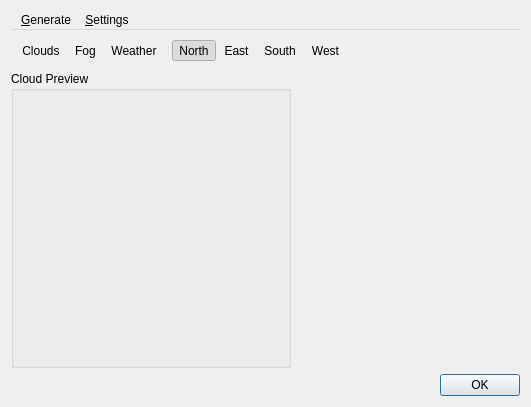
<?xml version="1.0" encoding="UTF-8"?>
<ui version="4.0">
 <class>CSkyDialog</class>
 <widget class="QDialog" name="CSkyDialog">
  <property name="geometry">
   <rect>
    <x>0</x>
    <y>0</y>
    <width>531</width>
    <height>338</height>
   </rect>
  </property>
  <property name="windowTitle">
   <string>Sky</string>
  </property>
  <layout class="QVBoxLayout" name="verticalLayout">
   <item>
    <widget class="QMenuBar" name="m_menuBar">
     <widget class="QMenu" name="m_menuGenerate">
      <property name="title">
       <string>&amp;Generate</string>
      </property>
      <addaction name="actionSkyCloudsMenu"/>
     </widget>
     <widget class="QMenu" name="m_menuSettings">
      <property name="title">
       <string>&amp;Settings</string>
      </property>
      <addaction name="actionSkyFogMenu"/>
     </widget>
     <addaction name="m_menuGenerate"/>
     <addaction name="m_menuSettings"/>
    </widget>
   </item>
   <item>
    <widget class="QToolBar" name="m_toolBar">
     <property name="iconSize">
      <size>
       <width>24</width>
       <height>24</height>
      </size>
     </property>
     <property name="floatable">
      <bool>false</bool>
     </property>
     <addaction name="actionSkyClouds"/>
     <addaction name="actionSkyFog"/>
     <addaction name="actionSkyWeather"/>
     <addaction name="separator"/>
     <addaction name="actionSkyNorth"/>
     <addaction name="actionSkyEast"/>
     <addaction name="actionSkySouth"/>
     <addaction name="actionSkyWest"/>
    </widget>
   </item>
   <item>
    <layout class="QHBoxLayout" name="horizontalLayout_2">
     <item>
      <widget class="QGroupBox" name="groupBox">
       <property name="sizePolicy">
        <sizepolicy hsizetype="Preferred" vsizetype="Expanding">
         <horstretch>0</horstretch>
         <verstretch>0</verstretch>
        </sizepolicy>
       </property>
       <property name="title">
        <string>Cloud Preview</string>
       </property>
       <layout class="QHBoxLayout" name="horizontalLayout_3">
        <item>
         <widget class="QLabel" name="m_previewFrame">
          <property name="sizePolicy">
           <sizepolicy hsizetype="Fixed" vsizetype="Fixed">
            <horstretch>0</horstretch>
            <verstretch>0</verstretch>
           </sizepolicy>
          </property>
          <property name="minimumSize">
           <size>
            <width>256</width>
            <height>256</height>
           </size>
          </property>
          <property name="maximumSize">
           <size>
            <width>256</width>
            <height>256</height>
           </size>
          </property>
          <property name="frameShape">
           <enum>QFrame::NoFrame</enum>
          </property>
         </widget>
        </item>
       </layout>
      </widget>
     </item>
     <item>
      <widget class="ReflectedPropertyControl" name="m_propWnd" native="true">
       <property name="sizePolicy">
        <sizepolicy hsizetype="Preferred" vsizetype="Expanding">
         <horstretch>0</horstretch>
         <verstretch>0</verstretch>
        </sizepolicy>
       </property>
      </widget>
     </item>
    </layout>
   </item>
   <item>
    <layout class="QHBoxLayout" name="horizontalLayout">
     <item>
      <widget class="QLabel" name="m_genStatus">
       <property name="text">
        <string/>
       </property>
       <property name="alignment">
        <set>Qt::AlignLeading|Qt::AlignLeft|Qt::AlignTop</set>
       </property>
      </widget>
     </item>
     <item>
      <widget class="QDialogButtonBox" name="buttonBox">
       <property name="standardButtons">
        <set>QDialogButtonBox::Ok</set>
       </property>
      </widget>
     </item>
    </layout>
   </item>
  </layout>
  <action name="actionSkyCloudsMenu">
   <property name="text">
    <string>&amp;Clouds...</string>
   </property>
  </action>
  <action name="actionSkyFogMenu">
   <property name="text">
    <string>Fog...</string>
   </property>
  </action>
  <action name="actionSkyClouds">
   <property name="icon">
    <iconset>
     <normaloff>:/SkyDialog/bmp00007_0.png</normaloff>:/SkyDialog/bmp00007_0.png</iconset>
   </property>
   <property name="text">
    <string>Clouds</string>
   </property>
   <property name="toolTip">
    <string>Generate clouds</string>
   </property>
  </action>
  <action name="actionSkyFog">
   <property name="icon">
    <iconset>
     <normaloff>:/SkyDialog/bmp00007_1.png</normaloff>:/SkyDialog/bmp00007_1.png</iconset>
   </property>
   <property name="text">
    <string>Fog</string>
   </property>
   <property name="toolTip">
    <string>Fog</string>
   </property>
  </action>
  <action name="actionSkyWeather">
   <property name="icon">
    <iconset>
     <normaloff>:/SkyDialog/bmp00007_2.png</normaloff>:/SkyDialog/bmp00007_2.png</iconset>
   </property>
   <property name="text">
    <string>Weather</string>
   </property>
   <property name="toolTip">
    <string>Modify weather settings</string>
   </property>
  </action>
  <actiongroup name="directionActionGroup">
   <action name="actionSkyNorth">
    <property name="checkable">
     <bool>true</bool>
    </property>
    <property name="checked">
     <bool>true</bool>
    </property>
    <property name="icon">
     <iconset>
      <normaloff>:/SkyDialog/bmp00007_3.png</normaloff>:/SkyDialog/bmp00007_3.png</iconset>
    </property>
    <property name="text">
     <string>North</string>
    </property>
    <property name="toolTip">
     <string>Change preview direction to North</string>
    </property>
   </action>
   <action name="actionSkyEast">
    <property name="checkable">
     <bool>true</bool>
    </property>
    <property name="icon">
     <iconset>
      <normaloff>:/SkyDialog/bmp00007_4.png</normaloff>:/SkyDialog/bmp00007_4.png</iconset>
    </property>
    <property name="text">
     <string>East</string>
    </property>
    <property name="toolTip">
     <string>Change preview direction to East</string>
    </property>
   </action>
   <action name="actionSkySouth">
    <property name="checkable">
     <bool>true</bool>
    </property>
    <property name="icon">
     <iconset>
      <normaloff>:/SkyDialog/bmp00007_5.png</normaloff>:/SkyDialog/bmp00007_5.png</iconset>
    </property>
    <property name="text">
     <string>South</string>
    </property>
    <property name="toolTip">
     <string>Change preview direction to South</string>
    </property>
   </action>
   <action name="actionSkyWest">
    <property name="checkable">
     <bool>true</bool>
    </property>
    <property name="icon">
     <iconset>
      <normaloff>:/SkyDialog/bmp00007_6.png</normaloff>:/SkyDialog/bmp00007_6.png</iconset>
    </property>
    <property name="text">
     <string>West</string>
    </property>
    <property name="toolTip">
     <string>Change preview direction to West</string>
    </property>
   </action>
  </actiongroup>
 </widget>
 <customwidgets>
  <customwidget>
   <class>ReflectedPropertyControl</class>
   <extends>QWidget</extends>
   <header>Controls/ReflectedPropertyControl/ReflectedPropertyCtrl.h</header>
   <container>1</container>
  </customwidget>
 </customwidgets>
 <resources/>
 <connections/>
</ui>
